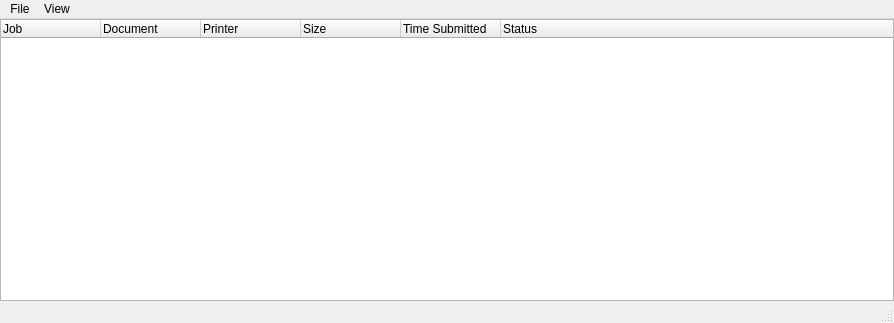
<ui version="4.0" >
 <class>MainWindow</class>
 <widget class="QMainWindow" name="MainWindow" >
  <property name="geometry" >
   <rect>
    <x>0</x>
    <y>0</y>
    <width>894</width>
    <height>323</height>
   </rect>
  </property>
  <property name="windowTitle" >
   <string>Document Print Status</string>
  </property>
  <property name="windowIcon" >
   <iconset>printer-128.png</iconset>
  </property>
  <widget class="QWidget" name="centralwidget" >
   <layout class="QGridLayout" >
    <property name="leftMargin" >
     <number>0</number>
    </property>
    <property name="topMargin" >
     <number>0</number>
    </property>
    <property name="rightMargin" >
     <number>0</number>
    </property>
    <property name="bottomMargin" >
     <number>0</number>
    </property>
    <item row="0" column="0" >
     <widget class="QTreeWidget" name="treeWidget" >
      <property name="alternatingRowColors" >
       <bool>true</bool>
      </property>
      <property name="indentation" >
       <number>0</number>
      </property>
      <property name="rootIsDecorated" >
       <bool>false</bool>
      </property>
      <property name="itemsExpandable" >
       <bool>false</bool>
      </property>
      <column>
       <property name="text" >
        <string>Job</string>
       </property>
      </column>
      <column>
       <property name="text" >
        <string>Document</string>
       </property>
      </column>
      <column>
       <property name="text" >
        <string>Printer</string>
       </property>
      </column>
      <column>
       <property name="text" >
        <string>Size</string>
       </property>
      </column>
      <column>
       <property name="text" >
        <string>Time Submitted</string>
       </property>
      </column>
      <column>
       <property name="text" >
        <string>Status</string>
       </property>
      </column>
     </widget>
    </item>
   </layout>
  </widget>
  <widget class="QMenuBar" name="menubar" >
   <property name="geometry" >
    <rect>
     <x>0</x>
     <y>0</y>
     <width>894</width>
     <height>30</height>
    </rect>
   </property>
   <widget class="QMenu" name="menuFile" >
    <property name="title" >
     <string>File</string>
    </property>
    <addaction name="actionClose" />
   </widget>
   <widget class="QMenu" name="menuView" >
    <property name="title" >
     <string>View</string>
    </property>
    <addaction name="actionRefresh_2" />
    <addaction name="separator" />
    <addaction name="actionShow_Completed_Jobs_2" />
    <addaction name="actionShow_Printer_Status" />
   </widget>
   <addaction name="menuFile" />
   <addaction name="menuView" />
  </widget>
  <widget class="QStatusBar" name="statusbar" />
  <action name="actionShow_Completed_Jobs" >
   <property name="text" >
    <string>Show Completed Jobs</string>
   </property>
  </action>
  <action name="actionRefresh_2" >
   <property name="icon" >
    <iconset>view-refresh.png</iconset>
   </property>
   <property name="text" >
    <string>Refresh</string>
   </property>
  </action>
  <action name="actionShow_Completed_Jobs_2" >
   <property name="checkable" >
    <bool>true</bool>
   </property>
   <property name="text" >
    <string>Show Completed Jobs</string>
   </property>
  </action>
  <action name="actionClose" >
   <property name="icon" >
    <iconset>window-close.png</iconset>
   </property>
   <property name="text" >
    <string>Close</string>
   </property>
  </action>
  <action name="actionShow_Printer_Status" >
   <property name="checkable" >
    <bool>true</bool>
   </property>
   <property name="checked" >
    <bool>false</bool>
   </property>
   <property name="text" >
    <string>Show Printer Status</string>
   </property>
  </action>
 </widget>
 <resources/>
 <connections/>
</ui>
